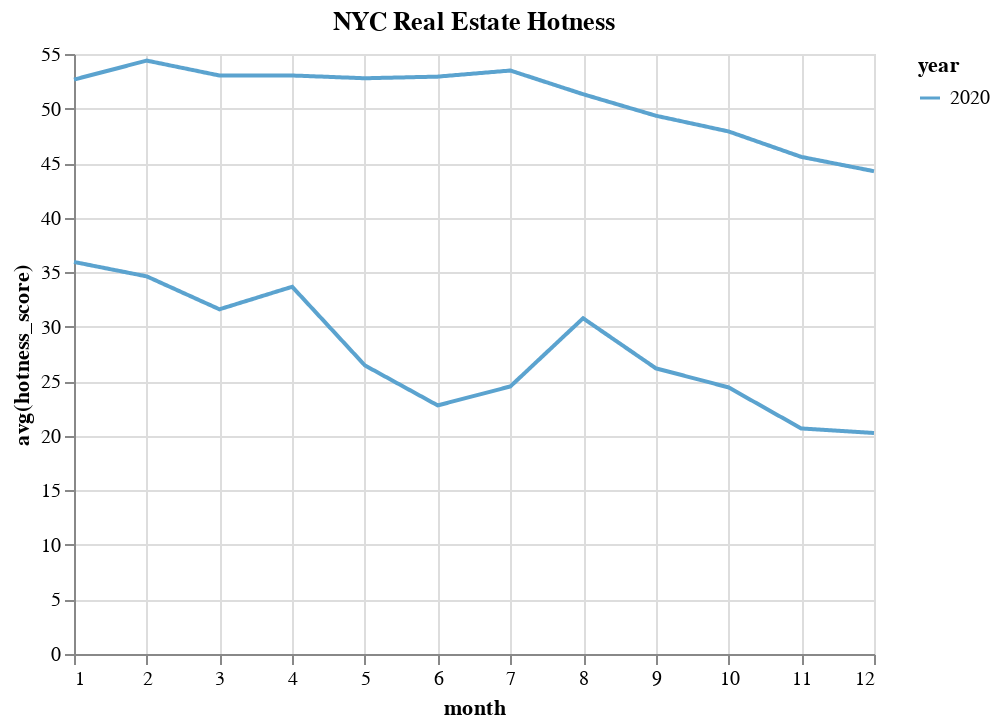

Notebook code for this chart:
### Code cell
hotness_nyc_2020_chart = alt.Chart(avg_hotness_nyc_2020).mark_line().encode(
    alt.X("month"),
    alt.Y("avg(hotness_score)"),
    color="year:O",
    strokeDash="year:O"
).properties(
    title="NYC Real Estate Hotness"
)
hotness_metro_2020_chart = alt.Chart(avg_hotness_metro_2020).mark_line().encode(
    alt.X("month"),
    alt.Y("avg(hotness_score)"),
    color="year:O",
    strokeDash="year:O"
).properties(
    title="NYC Metro Real Estate Hotness"
)
# hotness_nyc_2020_chart
hotness_2020_chart = alt.layer(
    hotness_nyc_2020_chart,
    hotness_metro_2020_chart
)
hotness_2020_chart

### Figure 1 — Vega-Lite specification as saved in the notebook (floating-point values rounded to 4 significant figures)
{"config": {"view": {"continuousWidth": 400, "continuousHeight": 300}}, "layer": [{"data": {"name": "data-1a0b65ea52e21d8688a46f5d006978de"}, "mark": "line", "encoding": {"color": {"type": "ordinal", "field": "year"}, "strokeDash": {"type": "ordinal", "field": "year"}, "x": {"type": "quantitative", "field": "month"}, "y": {"type": "quantitative", "field": "avg(hotness_score)"}}, "title": "NYC Real Estate Hotness"}, {"data": {"name": "data-6007c1463d872379c3d97d66c4ec5419"}, "mark": "line", "encoding": {"color": {"type": "ordinal", "field": "year"}, "strokeDash": {"type": "ordinal", "field": "year"}, "x": {"type": "quantitative", "field": "month"}, "y": {"type": "quantitative", "field": "avg(hotness_score)"}}, "title": "NYC Metro Real Estate Hotness"}], "$schema": "https://vega.github.io/schema/vega-lite/v4.8.1.json", "datasets": {"data-1a0b65ea52e21d8688a46f5d006978de": [{"month": 1, "year": 2020, "avg(hotness_score)": 35.94, "avg(supply_score)": 51.37, "avg(demand_score)": 20.5}, {"month": 2, "year": 2020, "avg(hotness_score)": 34.62, "avg(supply_score)": 51.8, "avg(demand_score)": 17.43}, {"month": 3, "year": 2020, "avg(hotness_score)": 31.6, "avg(supply_score)": 48.56, "avg(demand_score)": 14.64}, {"month": 4, "year": 2020, "avg(hotness_score)": 33.66, "avg(supply_score)": 53.78, "avg(demand_score)": 13.54}, {"month": 5, "year": 2020, "avg(hotness_score)": 26.45, "avg(supply_score)": 38.02, "avg(demand_score)": 14.89}, {"month": 6, "year": 2020, "avg(hotness_score)": 22.79, "avg(supply_score)": 31.49, "avg(demand_score)": 14.09}, {"month": 7, "year": 2020, "avg(hotness_score)": 24.53, "avg(supply_score)": 38.67, "avg(demand_score)": 10.38}, {"month": 8, "year": 2020, "avg(hotness_score)": 30.78, "avg(supply_score)": 52.25, "avg(demand_score)": 9.3}, {"month": 9, "year": 2020, "avg(hotness_score)": 26.19, "avg(supply_score)": 43.81, "avg(demand_score)": 8.572}, {"month": 10, "year": 2020, "avg(hotness_score)": 24.44, "avg(supply_score)": 41.13, "avg(demand_score)": 7.751}, {"month": 11, "year": 2020, "avg(hotness_score)": 20.67, "avg(supply_score)": 34.22, "avg(demand_score)": 7.125}, {"month": 12, "year": 2020, "avg(hotness_score)": 20.26, "avg(supply_score)": 32.8, "avg(demand_score)": 7.717}], "data-6007c1463d872379c3d97d66c4ec5419": [{"month": 1, "year": 2020, "avg(hotness_score)": 52.66, "avg(supply_score)": 54.94, "avg(demand_score)": 50.37}, {"month": 2, "year": 2020, "avg(hotness_score)": 54.39, "avg(supply_score)": 59.72, "avg(demand_score)": 49.07}, {"month": 3, "year": 2020, "avg(hotness_score)": 53.03, "avg(supply_score)": 62.73, "avg(demand_score)": 43.32}, {"month": 4, "year": 2020, "avg(hotness_score)": 53.03, "avg(supply_score)": 63.81, "avg(demand_score)": 42.25}, {"month": 5, "year": 2020, "avg(hotness_score)": 52.78, "avg(supply_score)": 57.14, "avg(demand_score)": 48.42}, {"month": 6, "year": 2020, "avg(hotness_score)": 52.92, "avg(supply_score)": 57.67, "avg(demand_score)": 48.18}, {"month": 7, "year": 2020, "avg(hotness_score)": 53.48, "avg(supply_score)": 61.28, "avg(demand_score)": 45.69}, {"month": 8, "year": 2020, "avg(hotness_score)": 51.31, "avg(supply_score)": 58.52, "avg(demand_score)": 44.11}, {"month": 9, "year": 2020, "avg(hotness_score)": 49.35, "avg(supply_score)": 56.71, "avg(demand_score)": 41.98}, {"month": 10, "year": 2020, "avg(hotness_score)": 47.9, "avg(supply_score)": 54.91, "avg(demand_score)": 40.9}, {"month": 11, "year": 2020, "avg(hotness_score)": 45.57, "avg(supply_score)": 52.03, "avg(demand_score)": 39.11}, {"month": 12, "year": 2020, "avg(hotness_score)": 44.26, "avg(supply_score)": 48.26, "avg(demand_score)": 40.25}]}}
